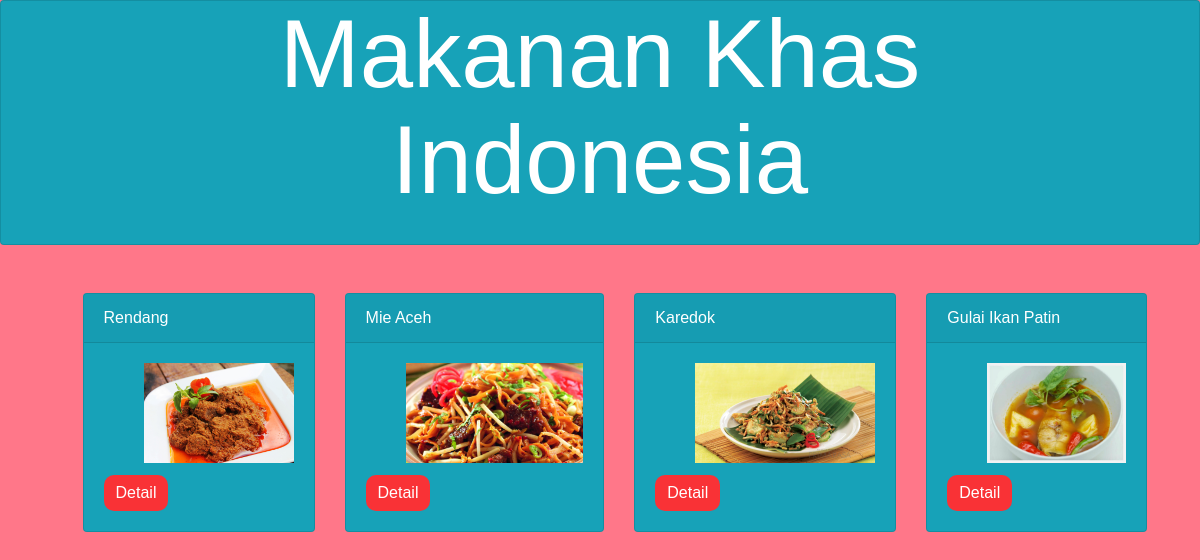
The page / on the database its author committed.
### tables this page shows
CREATE TABLE `makanan` (
  `id_makanan` int(5) NOT NULL,
  `foto_makanan` varchar(255) NOT NULL,
  `nama_makanan` varchar(255) NOT NULL,
  `resep_makanan` varchar(255) NOT NULL,
  `daerah_makanan` varchar(255) NOT NULL
);

### index.php (the view, shortened to what this page needs)
<!DOCTYPE html>
<html>
<head>
	<link rel="stylesheet" href="css/linearicons.css">
		<link rel="stylesheet" href="css/font-awesome.min.css">
		<link rel="stylesheet" href="css/nice-select.css">
		<link rel="stylesheet" href="css/magnific-popup.css">
		<link rel="stylesheet" href="css/bootstrap.css">
		<link rel="stylesheet" type="text/css" href="css/popup.css">
</head>
<body style="background-color: #ff7789">
	<div class="card bg-info text-white">
  <div class="banner-area">
				<div class="container">
					<div class="row justify-content-center height align-items-center">
						<div class="col-lg-8">
							<div class="banner-content text-center">
								<h1 class="display-1">Makanan Khas Indonesia</h1>
							</div>
						</div>
					</div>
				</div>
	</div>
</div><br><br>
<section class="featured-area">
	<?php
							include 'include/koneksi.php';
							$p = "select * from makanan";
							$i = mysqli_query($koneksi, $p);
							$perbaris = 4;
							echo "<center><table>";
							$j=0;
							$jmlhdata=mysqli_num_rows($i);
							while ($r = mysqli_fetch_array($i)) {
								if($j++ % $perbaris ==0){
						 ?>
						 <tr>
						<?php
							}
						?><td style="padding-left: 30px;">
							<div class="card text-white bg-info mb-3" style="max-width: 18rem;">
  							<div class="card-header"><?php echo $r['nama_makanan'] ?></div>
  							<div class="card-body">
    						<h5 class="card-title"><img class="mx-auto" height="100" src="<?php echo 'admin/images/'.$r['foto_makanan']; ?>" alt="" style="padding-left: 40px;"></h5>
    <p class="card-text"><a href="lihatmakanan.php?id=<?php echo $r['id_makanan']?>" id="jwpopupLink" class="btn btn-info btn-fill pull-left" style="background-color: rgb(249, 50, 54);border-radius: 10px; border:none">Detail</a></p>
    </td>
    <?php if($j % $perbaris == 0 || $j==$jmlhdata){ ?>
    </tr>
<?php } ?>
<?php }echo '</table></center>' ?>
			</section>
</body>
</html>

### css/popup.css (style rules this page uses)
* { margin:0; padding: 0; }
body { font-family: Arial, Helvetica, sans-serif; }

### rows shown on the page
makanan: nama_makanan "Rendang", foto_makanan (picture)
makanan: nama_makanan "Mie Aceh", foto_makanan (picture)
makanan: nama_makanan "Karedok", foto_makanan (picture)
makanan: nama_makanan "Gulai Ikan Patin", foto_makanan (picture)
